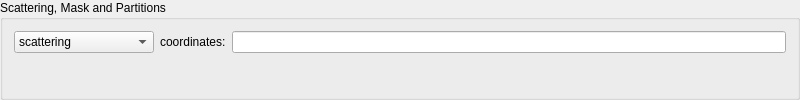
         <widget class="QGroupBox" name="groupBox_5">
          <property name="sizePolicy">
           <sizepolicy hsizetype="Expanding" vsizetype="Minimum">
            <horstretch>1</horstretch>
            <verstretch>1</verstretch>
           </sizepolicy>
          </property>
          <property name="minimumSize">
           <size>
            <width>800</width>
            <height>0</height>
           </size>
          </property>
          <property name="title">
           <string>Scattering, Mask and Partitions</string>
          </property>
          <layout class="QGridLayout" name="gridLayout">
           <item row="0" column="0">
            <widget class="QComboBox" name="plot_index">
             <property name="sizePolicy">
              <sizepolicy hsizetype="Fixed" vsizetype="Fixed">
               <horstretch>0</horstretch>
               <verstretch>0</verstretch>
              </sizepolicy>
             </property>
             <item>
              <property name="text">
               <string>scattering</string>
              </property>
             </item>
             <item>
              <property name="text">
               <string>scattering * mask</string>
              </property>
             </item>
             <item>
              <property name="text">
               <string>mask</string>
              </property>
             </item>
             <item>
              <property name="text">
               <string>dynamic_q_partition</string>
              </property>
             </item>
             <item>
              <property name="text">
               <string>static_q_partition</string>
              </property>
             </item>
             <item>
              <property name="text">
               <string>preview</string>
              </property>
             </item>
            </widget>
           </item>
           <item row="0" column="1">
            <widget class="QLabel" name="label_11">
             <property name="sizePolicy">
              <sizepolicy hsizetype="Fixed" vsizetype="Preferred">
               <horstretch>0</horstretch>
               <verstretch>0</verstretch>
              </sizepolicy>
             </property>
             <property name="text">
              <string>coordinates:</string>
             </property>
            </widget>
           </item>
           <item row="0" column="2">
            <widget class="QLineEdit" name="infobar"/>
           </item>
           <item row="1" column="0" colspan="3">
            <widget class="ImageViewROI" name="mp1" native="true">
             <property name="sizePolicy">
              <sizepolicy hsizetype="Expanding" vsizetype="Expanding">
               <horstretch>4</horstretch>
               <verstretch>0</verstretch>
              </sizepolicy>
             </property>
             <property name="minimumSize">
              <size>
               <width>400</width>
               <height>0</height>
              </size>
             </property>
            </widget>
           </item>
          </layout>
         </widget>
